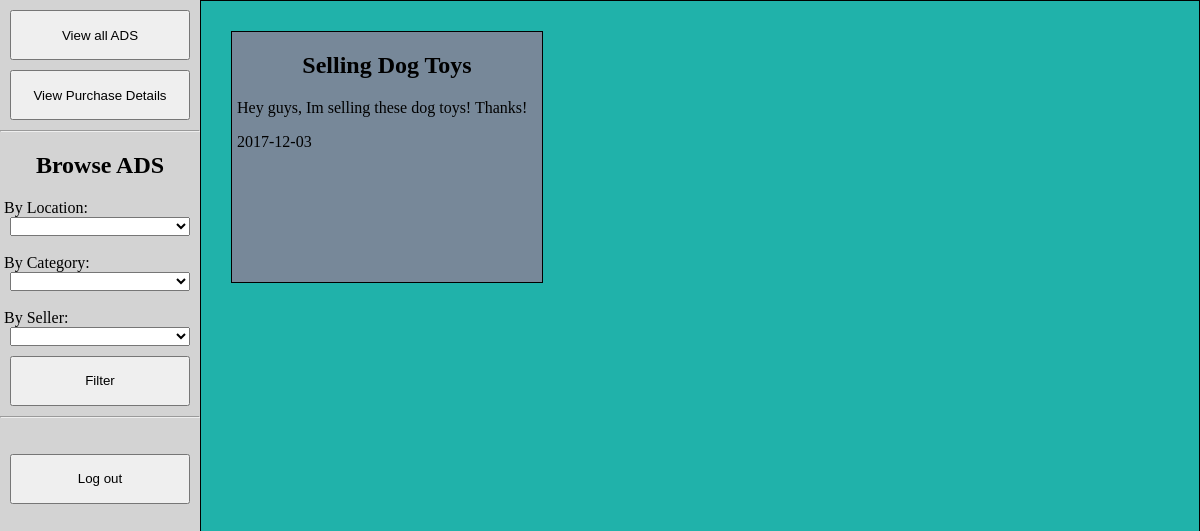
Before: /userpage.php (signed in) with the older database file.
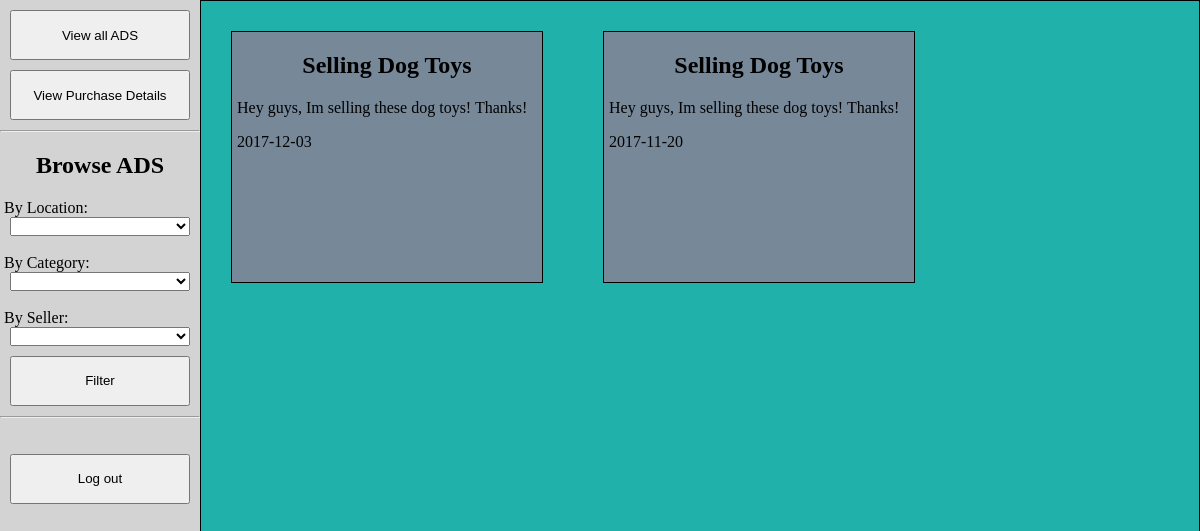
After: the same page with the newer database file.
### tables this page shows
CREATE TABLE Ad (
    Id int PRIMARY KEY NOT NULL AUTO_INCREMENT,
    Username varchar(50) NOT NULL,
    Email varchar(50) NOT NULL,
    PhoneNumber varchar(20) NOT NULL,
    Price int NOT NULL,
    Available varchar(20) NOT NULL DEFAULT "ONLINE",
    ForSaleBy varchar(50) NOT NULL,
    Title varchar(50) NOT NULL,
    AdDesc varchar(255) NOT NULL,
    Addr varchar(100) NOT NULL,
    Category varchar(50) NOT NULL,
    SubCategory varchar(50) NOT NULL,
    Province varchar(50) NOT NULL,
    City varchar(50) NOT NULL,
    Posted Date,
    Sold   varchar(1) NOT NULL DEFAULT 'F',
    Promotion int NOT NULL DEFAULT 0
);

### utils.php (the view, shortened to what this page needs)
<?php
function locationDropdown($provinces,$cities) {
    echo "<select required id='province' name='province' type='text'>";
    echo "<option value=''> </option>";
    for($i = 0; $i < count($provinces); $i++) {
    echo "<option value='" . $provinces[$i]["province_name"]  . "'>" . $provinces[$i]["province_name"]  . "</option>";
    }
    echo "</select>";
}
function displayAds($ads,$mode = "NORMAL") {
    if($mode == "NORMAL") {
        for($i = 0; $i < count($ads); $i++) {
            echo "<div onclick='alert(" . "\"" . $ads[$i]["Id"]  . "\"" . ");'" . "class='ad'><h2>" . $ads[$i]["Title"] . '</h2>';
            echo "<p>"  . $ads[$i]["AdDesc"] .  "</p>";
            echo "<p>" . $ads[$i]["Posted"] . "</p>";
            echo "</div>";
        }
    }
}
?>

### userpage.php (shortened to what this page needs)
<?php include 'config.php'; ?>
<?php include 'utils.php'; ?>
<!doctype html>
<html lang="en">
  <head>
    <link rel="stylesheet" href="index.css"/>
  </head>
  <body>
    <?
    $conn = new PDO("mysql:host=$servername;dbname=$dbname", $username, $password);
    $conn->setAttribute(PDO::ATTR_ERRMODE, PDO::ERRMODE_EXCEPTION);
    $stmt = $conn->prepare("SELECT * FROM Category");
    $stmt->execute();
    $stmt->setFetchMode(PDO::FETCH_ASSOC);
    $categories = $stmt->fetchAll();
    $stmt = $conn->prepare("SELECT * FROM Province");
    $stmt->execute();
    $stmt->setFetchMode(PDO::FETCH_ASSOC);
    $provinces = $stmt->fetchAll();
    $stmt = $conn->prepare("SELECT * FROM City");
    $stmt->execute();
    $stmt->setFetchMode(PDO::FETCH_ASSOC);
    $cities = $stmt->fetchAll();
    $stmt = $conn->prepare("SELECT DISTINCT a.Username FROM Ad a, User u WHERE u.Username = a.Username AND DATE_ADD(a.Posted, INTERVAL u.Membership DAY) >= CURDATE() AND a.Available='ONLINE'");
    $stmt->execute();
    $stmt->setFetchMode(PDO::FETCH_ASSOC);
    $sellers = $stmt->fetchAll();
    $ads = array();
    if(isset($_GET["myads"])) {
        if($_GET["myads"] != "") {
            $stmt = $conn->prepare("SELECT * FROM Ad WHERE Username=:username AND Available='ONLINE'");
            $stmt->bindParam(':username', $_SESSION["Username"]);
            $stmt->execute();
            $stmt->setFetchMode(PDO::FETCH_ASSOC);
            $ads = $stmt->fetchAll();
        }
    } else {
        $stmt = $conn->prepare("SELECT a.* FROM Ad a, User u WHERE u.Username = a.Username AND DATE_ADD(a.Posted, INTERVAL u.Membership DAY) >= CURDATE() AND a.Available='ONLINE'");
        $stmt->bindParam(':username', $_SESSION["Username"]);
        $stmt->execute();
        $stmt->setFetchMode(PDO::FETCH_ASSOC);
        $tempads = $stmt->fetchAll();
        for($i = 0; $i < count($tempads); $i++) {
            $filtered = false;
            if(!$filtered) {
                array_push($ads,$tempads[$i]);
            }
        }
    }
    ?>
    <? if($_SESSION["Usertype"] == "ADMIN") { ?>
        <div class="aside">
            <button type="button" onclick="something()"> View all ADS </button>
            <button type="button" onclick="something()"> View Purchase Details </button>
            <hr>
            <h2> Browse ADS </h2>
            &nbsp;By Location: <br>
            <?php locationDropdown($provinces,$cities); ?>
            <br>
            &nbsp;By Category: <br>
            <select id="category">
                <option value="">  </option>
                <? for($i = 0; $i < count($categories); $i++) {
                    echo "<option value='" . $categories[$i]["CategoryName"]  . "'>" . $categories[$i]["CategoryName"]  . "</option>";
                } ?>
            </select>
            <br> &nbsp;By Seller: <br>
            <select id="seller">
                <option value="">  </option>
                <? for($i = 0; $i < count($sellers); $i++) {
                    echo "<option value='" . $sellers[$i]["Username"]  . "'>" . $sellers[$i]["Username"]  . "</option>";
                } ?>
            </select>
            <button type="button" onclick="filter()" >  Filter </button>
            <hr>
            <br>
            <button type="button" onclick="logout()"> Log out </button>
        </div>
        <div class="content">
                <?php displayAds($ads); ?>
        </div>
    <? } ?>
  </body>
</html>

### index.css (style rules this page uses)
html, body { margin:0px; padding:0px; height:100%; width:100%; }
body { display:flex; align-content: center; justify-content: center; }
select { margin:5px; }
button { flex: 0 0 auto; display:block; margin:10px; width:200px; height:50px; }
.aside { flex:0 0 auto; height:100%; width:200px; background-color:lightgrey; margin:0; }
.content { flex:1 0 auto; border:1px solid black; background-color:lightseagreen; display:flex; flex-flow:row wrap; overflow-y:scroll; }
.aside button { width:90%; margin-left:auto; margin-right:auto; }
.aside h2 { text-align:center; }
.aside select { width:90%; display:block; margin:0 auto 0 auto; }
.ad { flex:0 0 auto; width:300px; height:250px; background-color:lightslategray; border:1px solid black; margin:30px; padding-left:5px; padding-right:5px; overflow:none; cursor:pointer; }
.ad h2 { text-align:center; }

Changed rows visible on the page:
added ad: Title "Selling Dog Toys", AdDesc "Hey guys, Im selling these dog toys! Thanks!", Posted "2017-11-20"
